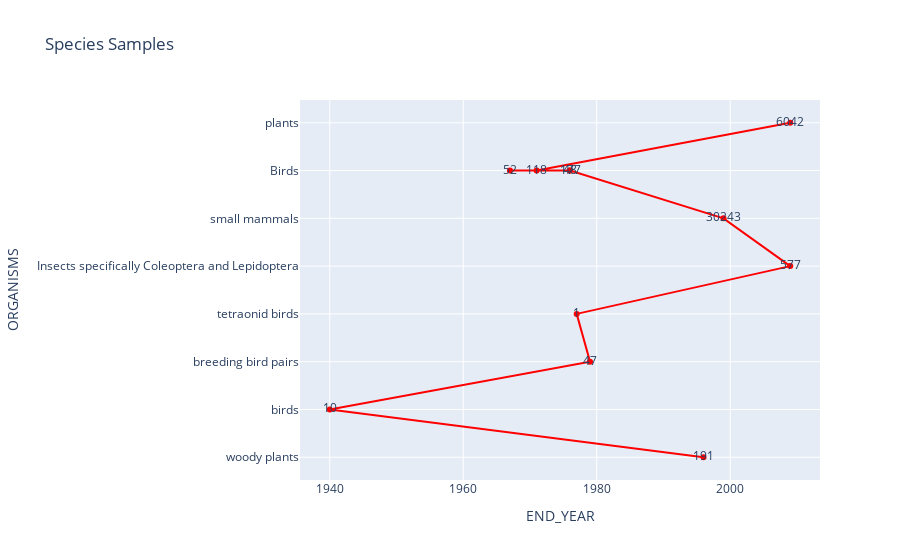

Notebook code cell kept with this figure:
### Code cell
wland = studies[(studies['HABITAT']=='Woodland')].reset_index(drop=True)
wland.tail(3)

fig = px.line(wland, x="END_YEAR", y="ORGANISMS", color_discrete_sequence=['red'], 
              title="Species Samples", markers=True, text='NUMBER_OF_SAMPLES')
fig.show()

### Figure 1 — Plotly figure (JSON) as saved in the notebook; plotly's stock layout.template omitted (floating-point values rounded to 4 significant figures)
{"data": [{"hovertemplate": "END_YEAR=%{x}<br>ORGANISMS=%{y}<br>NUMBER_OF_SAMPLES=%{text}<extra></extra>", "legendgroup": "", "line": {"color": "red", "dash": "solid"}, "marker": {"symbol": "circle"}, "mode": "lines+markers+text", "name": "", "orientation": "h", "showlegend": false, "text": [191, 10, 47, 1, 577, 30243, 177, 48, 52, 118, 6042], "type": "scatter", "x": [1996, 1940, 1979, 1977, 2009, 1999, 1976, 1976, 1967, 1971, 2009], "xaxis": "x", "y": ["woody plants", "birds", "breeding bird pairs", "tetraonid birds", "Insects specifically Coleoptera and Lepidoptera", "small mammals", "Birds", "Birds", "Birds", "Birds", "plants"], "yaxis": "y"}], "layout": {"legend": {"tracegroupgap": 0}, "title": {"text": "Species Samples"}, "xaxis": {"anchor": "y", "domain": [0, 1], "title": {"text": "END_YEAR"}}, "yaxis": {"anchor": "x", "domain": [0, 1], "title": {"text": "ORGANISMS"}}}}
